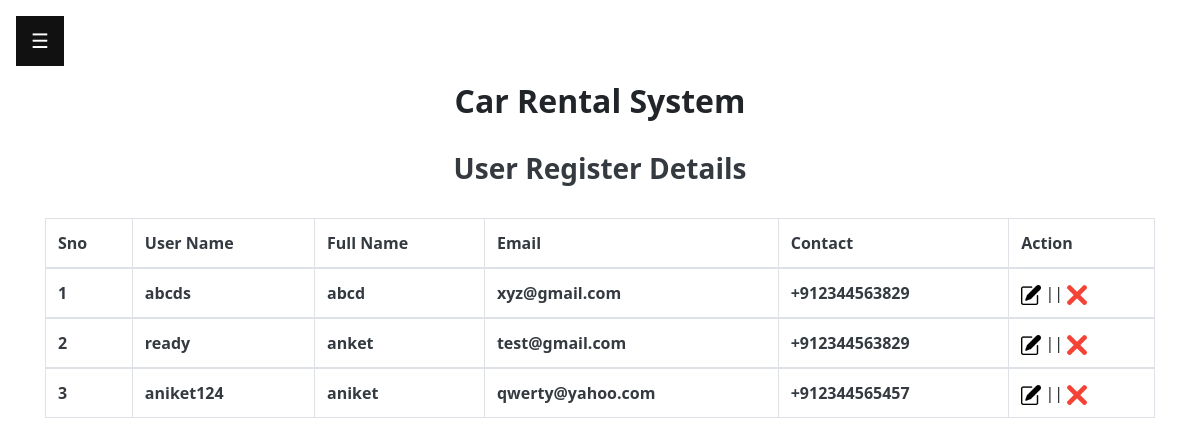
The app's page /Admin/DisplayUser.php, older data.
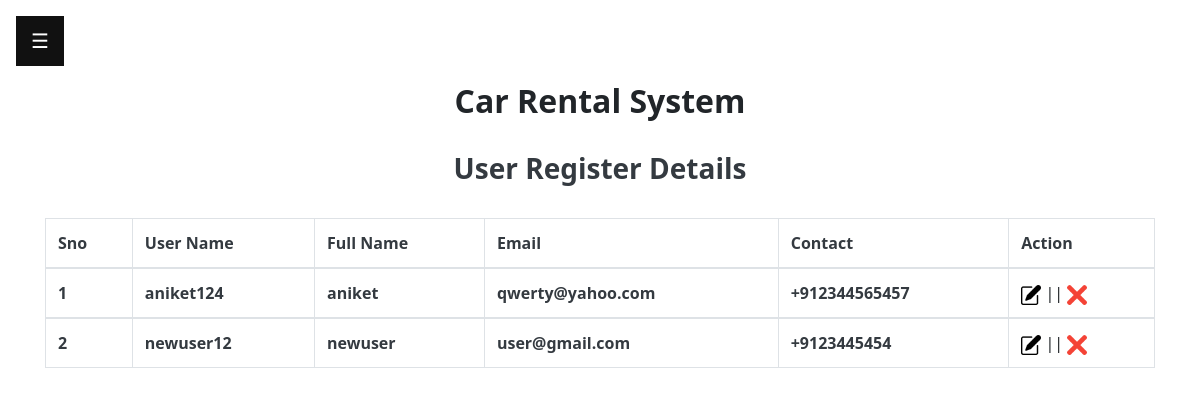
The same page, newer data.
### tables this page shows
CREATE TABLE `registers` (
  `id` int(100) NOT NULL,
  `fname` varchar(200) NOT NULL,
  `username` varchar(200) NOT NULL,
  `email` varchar(200) NOT NULL,
  `contact` varchar(100) NOT NULL,
  `password` varchar(200) NOT NULL,
  `cpassword` varchar(200) NOT NULL,
  `m_id` int(100) NOT NULL
);

### Admin/DisplayUser.php (the view, shortened to what this page needs)
<!DOCTYPE html>
<html lang="en">
<head>
    <link rel="stylesheet" href="../css/sidebar.css">
    <link rel="stylesheet" href="https://maxcdn.bootstrapcdn.com/bootstrap/4.5.2/css/bootstrap.min.css">
</head>
<body>
<?php include 'slide.php'; ?>
       <section class="main-form">
<h2 class="text-center  pb-3 font-weight-bold">Car Rental System</h2>
<div class="container " id="formsetting">
<h3 class="text-center text-dark pb-4 pt-2 font-weight-bold"> User Register Details</h3>
<div class="row">
    <div class="col-md-12 col-sm-12 col-12">
        <table class="table table-bordered  ">
        <thead>
        <tr>
        <th class=" text-dark">Sno</th>
        <th class=" text-dark">User Name</th>
        <th class=" text-dark">Full Name</th>
        <th class=" text-dark">Email</th>
        <th class=" text-dark">Contact</th>
        <th class=" text-dark">Action</th>
        </tr>
        </thead>
    <?php
    $conn=mysqli_connect('localhost','root','','carrental');
    $sql="SELECT * FROM registers";
    $run=mysqli_query($conn,$sql);
    $i=1;
    while($row=mysqli_fetch_assoc($run)){
?>
        <tbody>
        <tr>
        <td class="text-dark font-weight-bold"> <?php echo $i++;     ?></td>
        <td class="text-dark font-weight-bold"> <?php echo $row['username'];  ?></td>
        <td class="text-dark font-weight-bold"><?php echo $row['fname'];  ?></td>
        <td class="text-dark font-weight-bold"><?php echo $row['email'];  ?></td>
        <td class="text-dark font-weight-bold"><?php echo $row['contact'];  ?></td>
<td>
        <a href="#"><img src="../icon_logo/edit.png" style="width:20px; height: 20px;"  ></a>
		||
		<a href="#"><img src="../icon_logo/close.png" style="width:20px; height: 20px;"  ></a>
        </td>
        </tr>
        </tbody>
<?php } ?>
        </table>
        </div>
        </div>
        </div>
</section>
</body>
</html>

Row changes from the older to the newer data that the page shows:
removed registers: username "abcds", fname "abcd", email "xyz@gmail.com", contact "+912344563829"
removed registers: username "ready", fname "anket", email "test@gmail.com", contact "+912344563829"
added registers: username "newuser12", fname "newuser", email "user@gmail.com", contact "+9123445454"
